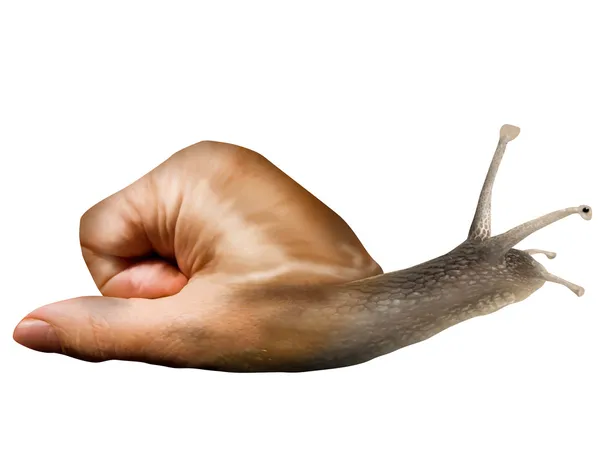
#> input picture depositphotos_3046726-stock-photo-isolated-surreal-snail.jpg, 600 x 450 px
$ python EdgeDetector.py
#> lines starting #> are read from the running program, lines starting #| are printed output that depends on the picture
import numpy as np
import matplotlib.pyplot as plt
import math
from PIL import Image
import cv2

def canny_edge_detection(image, sigma=1.4, threshold=0.3):
    # Convert the image to grayscale
    gray_image = np.dot(image[..., :3], [0.2989, 0.5870, 0.1140])
    cv2.imwrite('gray_image.jpg', gray_image)

    # Apply Gaussian blur to the image
    kernel_size = math.ceil(sigma * 6)
    if kernel_size % 2 == 0:
        kernel_size += 1
    padded_image = np.pad(gray_image, pad_width=kernel_size // 2, mode='symmetric')
    kernel = np.zeros((kernel_size, kernel_size))
    for i in range(kernel_size):
        for j in range(kernel_size):
            kernel[i][j] = math.exp(-((i - kernel_size // 2) ** 2 + (j - kernel_size // 2) ** 2) / (2 * sigma ** 2))
    kernel = kernel / np.sum(kernel)
    blurred_image = np.zeros(gray_image.shape)
    for i in range(gray_image.shape[0]):
        for j in range(gray_image.shape[1]):
            blurred_image[i][j] = np.sum(kernel * padded_image[i:i+kernel_size, j:j+kernel_size])

    # Compute the gradients of the image
    dx = np.zeros(blurred_image.shape)
    dy = np.zeros(blurred_image.shape)
    padded_blurred_image = np.pad(blurred_image, pad_width=1, mode='symmetric')
    for i in range(blurred_image.shape[0]):
        for j in range(blurred_image.shape[1]):
            dx[i][j] = padded_blurred_image[i+1][j] - padded_blurred_image[i][j]
            dy[i][j] = padded_blurred_image[i][j+1] - padded_blurred_image[i][j]
    gradient_magnitude = np.sqrt(dx ** 2 + dy ** 2)
    gradient_direction = np.arctan2(dy, dx) * 180 / np.pi
    gradient_direction[gradient_direction < 0] += 180

    # Non-maximum suppression
    suppressed_gradient_magnitude = np.zeros(gradient_magnitude.shape)
    for i in range(1, gradient_magnitude.shape[0] - 1):
        for j in range(1, gradient_magnitude.shape[1] - 1):
            angle = gradient_direction[i][j]
            if (angle >= 0 and angle < 22.5) or (angle >= 157.5 and angle <= 180):
                if gradient_magnitude[i][j] > gradient_magnitude[i][j-1] and gradient_magnitude[i][j] > gradient_magnitude[i][j+1]:
                    suppressed_gradient_magnitude[i][j] = gradient_magnitude[i][j]
            elif (angle >= 22.5 and angle < 67.5):
                if gradient_magnitude[i][j] > gradient_magnitude[i-1][j-1] and gradient_magnitude[i][j] > gradient_magnitude[i+1][j+1]:
                    suppressed_gradient_magnitude[i][j] = gradient_magnitude[i][j]
            elif (angle >= 67.5 and angle < 112.5):
                if gradient_magnitude[i][j] > gradient_magnitude[i-1][j] and gradient_magnitude[i][j] > gradient_magnitude[i+1][j]:
                    suppressed_gradient_magnitude[i][j] = gradient_magnitude[i][j]
            elif (angle >= 112.5 and angle < 157.5):
                if gradient_magnitude[i][j] > gradient_magnitude[i-1][j+1] and gradient_magnitude[i][j] > gradient_magnitude[i+1][j-1]:
                    suppressed_gradient_magnitude[i][j] = gradient_magnitude[i][j]

    # Double thresholding
    high_threshold = threshold * suppressed_gradient_magnitude.max()
    low_threshold = high_threshold * 0.4
    edge_map = np.zeros(suppressed_gradient_magnitude.shape, dtype=np.int32)
    strong_edge_i, strong_edge_j = np.where(suppressed_gradient_magnitude >= high_threshold)
    weak_edge_i, weak_edge_j = np.where((suppressed_gradient_magnitude < high_threshold) & (suppressed_gradient_magnitude >= low_threshold))
    edge_map[strong_edge_i, strong_edge_j] = 255
    for i, j in zip(weak_edge_i, weak_edge_j):
        if ((i > 0 and edge_map[i-1][j] == 255) or
            (i < edge_map.shape[0]-1 and edge_map[i+1][j] == 255) or
            (j > 0 and edge_map[i][j-1] == 255) or
            (j < edge_map.shape[1]-1 and edge_map[i][j+1] == 255)):
            edge_map[i][j] = 255

    # Edge tracking by hysteresis
    i, j = np.where(edge_map == 255)
    for idx in range(len(i)):
        if edge_map[i[idx]][j[idx]] == 255:
            for di in range(-1, 2):
                for dj in range(-1, 2):
                    if i[idx]+di >= 0 and i[idx]+di < edge_map.shape[0] and j[idx]+dj >= 0 and j[idx]+dj < edge_map.shape[1]:
                        if suppressed_gradient_magnitude[i[idx]+di][j[idx]+dj] >= low_threshold and edge_map[i[idx]+di][j[idx]+dj] == 0:
                            edge_map[i[idx]+di][j[idx]+dj] = 255

    return edge_map

# img = cv2.imread('depositphotos_3046726-stock-photo-isolated-surreal-snail.jpg',0)
img = np.array(Image.open('depositphotos_3046726-stock-photo-isolated-surreal-snail.jpg').convert('L'))
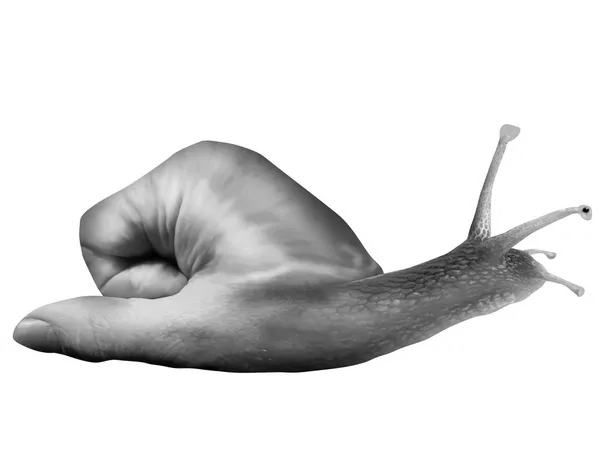
#> img: shape (450, 600); min 0, max 255, mean 221.8
edges = canny_edge_detection(img);
#> in canny_edge_detection, `gray_image = np.dot(image[..., :3], [0.2989, 0.5870, 0.1140])`: gray_image = 450 values, max 255 at index 0, min 254 at index 336, mean 254.9
#> in canny_edge_detection, `padded_image = np.pad(gray_image, pad_width=kernel_size // 2, mode='sy..`: padded_image = 458 values, max 255 at index 0, min 254 at index 340, mean 254.9
#> (the run stopped early here; a loop or call above may not have finished)
